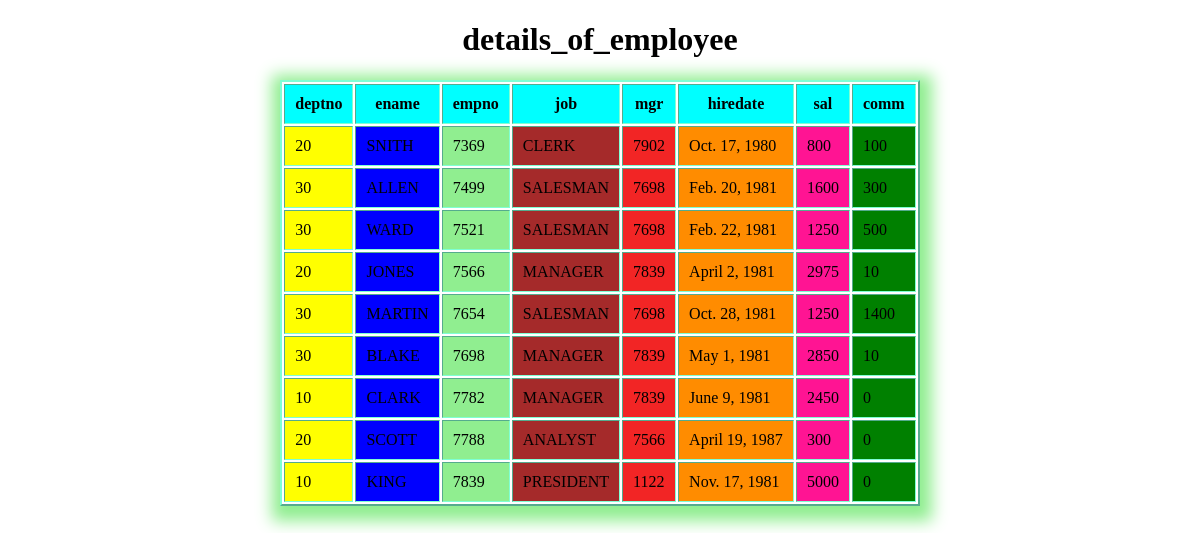
Screenshot of /emp_no/ with the database file from the repository.
### app/models.py (models this page shows, shortened)
class emp(models.Model):
    deptno=models.ForeignKey(dept,on_delete=models.CASCADE)
    ename=models.CharField(max_length=100)
    empno=models.IntegerField()
    job=models.CharField(max_length=100)
    mgr=models.IntegerField()
    hiredate=models.DateField()
    sal=models.IntegerField()
    comm=models.IntegerField()

class dept(models.Model):
    deptno=models.IntegerField(primary_key=True)
    dname=models.CharField(max_length=100)
    dloc=models.CharField(max_length=100)
    def __str__(self):
        return str(self.deptno)

### app/views.py (the view)
# urls.py: path('emp_no/',emp_no,name='emp_no'),
def emp_no(request):
    em=emp.objects.all()
    em=emp.objects.filter(ename__startswith='a')
    em=emp.objects.filter(ename__startswith='s')
    em=emp.objects.filter(hiredate__year='1981')
    em=emp.objects.all()
    D={'details1':em}
    return render(request,'e.html',D)

### templates/e.html (shortened to what this page needs)
{% load static %}
<!DOCTYPE html>
<html lang="en">
<head>
    <link rel="stylesheet" href="{% static 'css/c2.css' %}">
</head>
<body style="background-image: url('http://www.pixelstalk.net/wp-content/uploads/2016/07/A-Images-HD-Free-Download.jpg');">
    <center>
        <h1>
            details_of_employee
        </h1>
        <table border="2px">
            <tr>
                <th class="th">
                    deptno
                </th>
                <th class="th">
                    ename
                </th>
                <th class="th">
                    empno
                </th>
                <th class="th">
                    job
                </th>
                <th class="th">
                    mgr
                </th>
                <th class="th">
                    hiredate
                </th>
                <th class="th">
                    sal
                </th>
                <th class="th">
                    comm
                </th>
            </tr>
            {% for em in details1 %}
            <tr>
                <td class="td8">
                    {{ em.deptno}}
                </td>
                <td class="td1">{{em.ename}}</td>
                <td class="td2">{{em.empno}}</td>
                <td class="td3">{{em.job}}</td>
                <td class="td4">{{em.mgr}}</td>
                <td class="td5">{{em.hiredate}}</td>
                <td class="td6">{{em.sal}}</td>
                <td class="td7">{{em.comm}}</td>
            </tr>
            {% endfor %}
        </table>
    </center>
</body>
</html>

### static/css/c2.css (style rules this page uses)
.th { padding: 10px; background-color: aqua; }
.td1 { background-color: blue; padding: 10px; }
.td2 { background-color:lightgreen; padding: 10px; }
.td3 { background-color:brown; padding: 10px; }
.td4 { background-color:rgb(242, 37, 37); padding: 10px; }
.td5 { background-color:darkorange; padding: 10px; }
.td6 { background-color:deeppink; padding: 10px; }
.td7 { background-color:green; padding: 10px; }
table { border-color: aquamarine; box-shadow: 2px 5px 15px 10px lightgreen; }
.td8 { background-color:yellow; padding: 10px; }

### rows the page displays
emp: deptno "20", ename "SNITH", empno "7369", job "CLERK", mgr "7902", hiredate "Oct. 17, 1980", sal "800", comm "100"
emp: deptno "30", ename "ALLEN", empno "7499", job "SALESMAN", mgr "7698", hiredate "Feb. 20, 1981", sal "1600", comm "300"
emp: deptno "30", ename "WARD", empno "7521", job "SALESMAN", mgr "7698", hiredate "Feb. 22, 1981", sal "1250", comm "500"
emp: deptno "20", ename "JONES", empno "7566", job "MANAGER", mgr "7839", hiredate "April 2, 1981", sal "2975", comm "10"
emp: deptno "30", ename "MARTIN", empno "7654", job "SALESMAN", mgr "7698", hiredate "Oct. 28, 1981", sal "1250", comm "1400"
emp: deptno "30", ename "BLAKE", empno "7698", job "MANAGER", mgr "7839", hiredate "May 1, 1981", sal "2850", comm "10"
emp: deptno "10", ename "CLARK", empno "7782", job "MANAGER", mgr "7839", hiredate "June 9, 1981", sal "2450", comm "0"
emp: deptno "20", ename "SCOTT", empno "7788", job "ANALYST", mgr "7566", hiredate "April 19, 1987", sal "300", comm "0"
emp: deptno "10", ename "KING", empno "7839", job "PRESIDENT", mgr "1122", hiredate "Nov. 17, 1981", sal "5000", comm "0"
